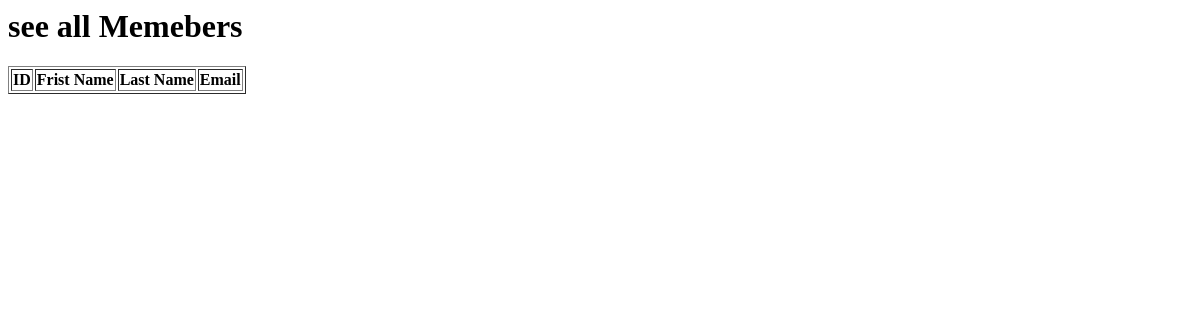
/gettAllMembers/, run on an earlier commit of the app's database.
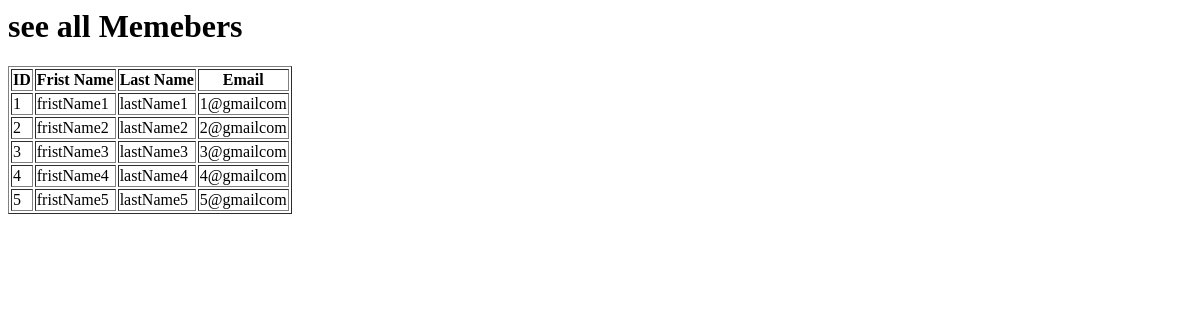
And on a later commit of the database.
### library/models.py (models this page shows)
class Member(models.Model):
    fristName = models.CharField(max_length=200)
    lastName = models.CharField(max_length=200)
    email = models.CharField(max_length=200, unique=True)

### library/views.py (the view)
# urls.py: path("gettAllMembers/", views.getAllMembers, name="getAllMembers"),
def getAllMembers(request):
    query_set = models.Member.objects.all()
    for member in query_set:
        print(member)
    return render(request, "getAllMember.html", {"Members": query_set})

### library/templates/getAllMember.html (shortened to what this page needs)
<thml>
    <head>
    </head>
    <body>
        <h1>see all Memebers</h1>
        <table border="1">
            <thead>
                <th>ID</th>
                <th>Frist Name</th>
                <th>Last Name</th>
                <th>Email</th>
            </thead>
            {% for Member in Members %}
            <tr>
            <td>{{Member.id}}</td>
            <td>{{Member.fristName}}</td>
            <td>{{Member.lastName}}</td>
            <td>{{Member.email}}</td>
            </tr>
            {% endfor %}
        </table>
    </body>
</html>

What changed in the data, as far as the page shows it:
added Member: id "1", fristName "fristName1", lastName "lastName1", email "1@gmailcom"
added Member: id "2", fristName "fristName2", lastName "lastName2", email "2@gmailcom"
added Member: id "3", fristName "fristName3", lastName "lastName3", email "3@gmailcom"
added Member: id "4", fristName "fristName4", lastName "lastName4", email "4@gmailcom"
added Member: id "5", fristName "fristName5", lastName "lastName5", email "5@gmailcom"
